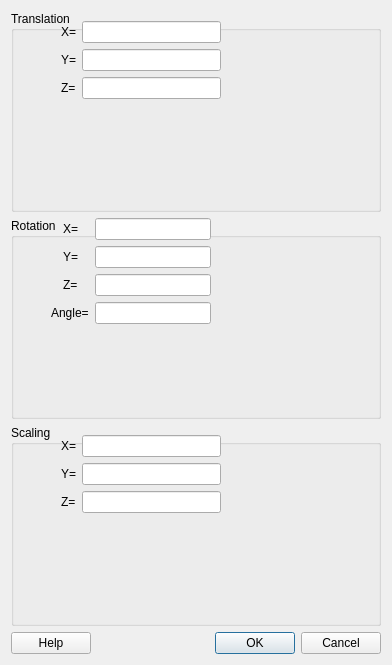
<ui version="4.0" >
 <class>GuiTransform</class>
 <widget class="QDialog" name="GuiTransform" >
  <property name="geometry" >
   <rect>
    <x>0</x>
    <y>0</y>
    <width>392</width>
    <height>665</height>
   </rect>
  </property>
  <property name="minimumSize" >
   <size>
    <width>0</width>
    <height>0</height>
   </size>
  </property>
  <property name="windowTitle" >
   <string>create prismatic boundary layer</string>
  </property>
  <property name="windowIcon" >
   <iconset resource="engrid.qrc" >
    <normaloff>:/icons/resources/icons/G.png</normaloff>:/icons/resources/icons/G.png</iconset>
  </property>
  <layout class="QVBoxLayout" name="verticalLayout" >
   <item>
    <layout class="QGridLayout" name="gridLayout" >
     <item row="2" column="0" >
      <widget class="QGroupBox" name="groupBox" >
       <property name="title" >
        <string>Scaling</string>
       </property>
       <widget class="QWidget" name="formLayoutWidget" >
        <property name="geometry" >
         <rect>
          <x>50</x>
          <y>10</y>
          <width>160</width>
          <height>80</height>
         </rect>
        </property>
        <layout class="QFormLayout" name="formLayout" >
         <property name="labelAlignment" >
          <set>Qt::AlignCenter</set>
         </property>
         <item row="0" column="0" >
          <widget class="QLabel" name="label" >
           <property name="text" >
            <string>X=</string>
           </property>
          </widget>
         </item>
         <item row="1" column="0" >
          <widget class="QLabel" name="label_2" >
           <property name="text" >
            <string>Y=</string>
           </property>
          </widget>
         </item>
         <item row="2" column="0" >
          <widget class="QLabel" name="label_3" >
           <property name="text" >
            <string>Z=</string>
           </property>
          </widget>
         </item>
         <item row="0" column="1" >
          <widget class="QLineEdit" name="lineEdit_Scaling_X" />
         </item>
         <item row="1" column="1" >
          <widget class="QLineEdit" name="lineEdit_Scaling_Y" />
         </item>
         <item row="2" column="1" >
          <widget class="QLineEdit" name="lineEdit_Scaling_Z" />
         </item>
        </layout>
       </widget>
      </widget>
     </item>
     <item row="1" column="0" >
      <widget class="QGroupBox" name="groupBox_2" >
       <property name="title" >
        <string>Rotation</string>
       </property>
       <widget class="QWidget" name="formLayoutWidget_2" >
        <property name="geometry" >
         <rect>
          <x>40</x>
          <y>0</y>
          <width>160</width>
          <height>113</height>
         </rect>
        </property>
        <layout class="QFormLayout" name="formLayout_3" >
         <property name="fieldGrowthPolicy" >
          <enum>QFormLayout::ExpandingFieldsGrow</enum>
         </property>
         <property name="labelAlignment" >
          <set>Qt::AlignCenter</set>
         </property>
         <item row="0" column="0" >
          <widget class="QLabel" name="label_4" >
           <property name="text" >
            <string>X=</string>
           </property>
          </widget>
         </item>
         <item row="0" column="1" >
          <widget class="QLineEdit" name="lineEdit_Rotation_X" />
         </item>
         <item row="1" column="0" >
          <widget class="QLabel" name="label_5" >
           <property name="text" >
            <string>Y=</string>
           </property>
          </widget>
         </item>
         <item row="1" column="1" >
          <widget class="QLineEdit" name="lineEdit_Rotation_Y" />
         </item>
         <item row="2" column="0" >
          <widget class="QLabel" name="label_6" >
           <property name="text" >
            <string>Z=</string>
           </property>
          </widget>
         </item>
         <item row="2" column="1" >
          <widget class="QLineEdit" name="lineEdit_Rotation_Z" />
         </item>
         <item row="3" column="0" >
          <widget class="QLabel" name="label_10" >
           <property name="text" >
            <string>Angle=</string>
           </property>
          </widget>
         </item>
         <item row="3" column="1" >
          <widget class="QLineEdit" name="lineEdit_Rotation_Angle" />
         </item>
        </layout>
       </widget>
      </widget>
     </item>
     <item row="0" column="0" >
      <widget class="QGroupBox" name="groupBox_3" >
       <property name="title" >
        <string>Translation</string>
       </property>
       <widget class="QWidget" name="formLayoutWidget_3" >
        <property name="geometry" >
         <rect>
          <x>50</x>
          <y>10</y>
          <width>160</width>
          <height>80</height>
         </rect>
        </property>
        <layout class="QFormLayout" name="formLayout_4" >
         <property name="labelAlignment" >
          <set>Qt::AlignCenter</set>
         </property>
         <item row="0" column="0" >
          <widget class="QLabel" name="label_7" >
           <property name="text" >
            <string>X=</string>
           </property>
          </widget>
         </item>
         <item row="1" column="0" >
          <widget class="QLabel" name="label_8" >
           <property name="text" >
            <string>Y=</string>
           </property>
          </widget>
         </item>
         <item row="2" column="0" >
          <widget class="QLabel" name="label_9" >
           <property name="text" >
            <string>Z=</string>
           </property>
          </widget>
         </item>
         <item row="0" column="1" >
          <widget class="QLineEdit" name="lineEdit_Translation_X" />
         </item>
         <item row="1" column="1" >
          <widget class="QLineEdit" name="lineEdit_Translation_Y" />
         </item>
         <item row="2" column="1" >
          <widget class="QLineEdit" name="lineEdit_Translation_Z" />
         </item>
        </layout>
       </widget>
      </widget>
     </item>
    </layout>
   </item>
   <item>
    <layout class="QHBoxLayout" >
     <item>
      <widget class="QPushButton" name="pushButtonHelp" >
       <property name="text" >
        <string>Help</string>
       </property>
      </widget>
     </item>
     <item>
      <widget class="QDialogButtonBox" name="buttonBox" >
       <property name="orientation" >
        <enum>Qt::Horizontal</enum>
       </property>
       <property name="standardButtons" >
        <set>QDialogButtonBox::Cancel|QDialogButtonBox::Ok</set>
       </property>
      </widget>
     </item>
    </layout>
   </item>
  </layout>
 </widget>
 <tabstops>
  <tabstop>lineEdit_Translation_X</tabstop>
  <tabstop>lineEdit_Translation_Y</tabstop>
  <tabstop>lineEdit_Translation_Z</tabstop>
  <tabstop>lineEdit_Rotation_X</tabstop>
  <tabstop>lineEdit_Rotation_Y</tabstop>
  <tabstop>lineEdit_Rotation_Z</tabstop>
  <tabstop>lineEdit_Rotation_Angle</tabstop>
  <tabstop>lineEdit_Scaling_X</tabstop>
  <tabstop>lineEdit_Scaling_Y</tabstop>
  <tabstop>lineEdit_Scaling_Z</tabstop>
  <tabstop>pushButtonHelp</tabstop>
  <tabstop>buttonBox</tabstop>
 </tabstops>
 <resources>
  <include location="engrid.qrc" />
 </resources>
 <connections>
  <connection>
   <sender>buttonBox</sender>
   <signal>accepted()</signal>
   <receiver>GuiTransform</receiver>
   <slot>accept()</slot>
   <hints>
    <hint type="sourcelabel" >
     <x>248</x>
     <y>254</y>
    </hint>
    <hint type="destinationlabel" >
     <x>157</x>
     <y>274</y>
    </hint>
   </hints>
  </connection>
  <connection>
   <sender>buttonBox</sender>
   <signal>rejected()</signal>
   <receiver>GuiTransform</receiver>
   <slot>reject()</slot>
   <hints>
    <hint type="sourcelabel" >
     <x>316</x>
     <y>260</y>
    </hint>
    <hint type="destinationlabel" >
     <x>286</x>
     <y>274</y>
    </hint>
   </hints>
  </connection>
 </connections>
</ui>
